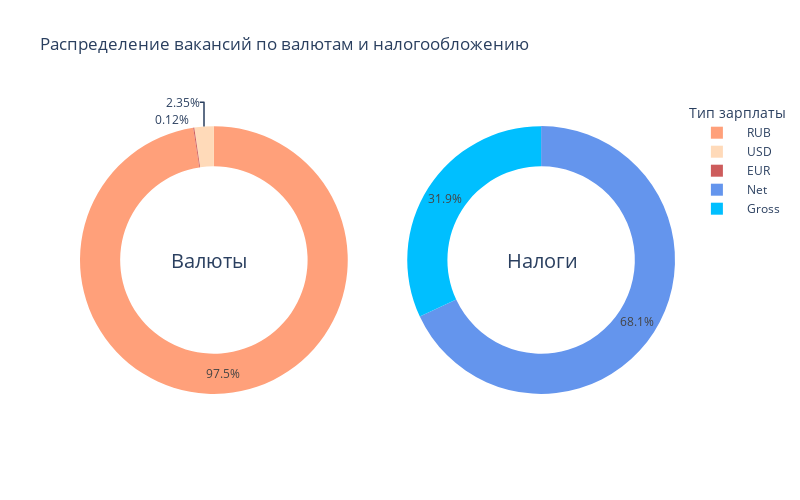

Notebook code cell kept with this figure:
### Markdown cell above
Далее посмотрим различные статистические показатели выборки. Интереснее это будет делать, конечно же, на графиках

### Code cell
# Подсчет количества вакансий по валютам
currency_count = df['salary.currency'].value_counts()

# Подсчет количества вакансий по типу зарплаты
gross_count = df['salary.gross'].value_counts()

# Создание списка фигур для размещения двух диаграмм рядом
fig = go.Figure()

# Добавление первой круговой диаграммы (по валютам)
fig.add_trace(go.Pie(
    labels=['RUB', 'USD', 'EUR'],  # Метки для каждой валюты
    values=currency_count.values,  # Количество вакансий для каждой валюты
    hole=.7,  # Уменьшение размера отверстия внутри диаграммы
    name='Валюты',
    marker=dict(colors=['#FFA07A', '#FFDAB9', '#CD5C5C'], line=dict(width=0)),
    domain=dict(x=[0, 0.45])  # Изменение размера и положения диаграммы на фигуре
))

# Добавление второй круговой диаграммы (по типу зарплаты)
fig.add_trace(go.Pie(
    labels=['Net', 'Gross'],  # Метки для типов зарплаты
    values=gross_count.values,  # Количество вакансий для каждого типа зарплаты
    hole=.7,  # Уменьшение размера отверстия внутри диаграммы
    name='Тип зарплаты',
    marker=dict(colors=['#6495ED', '#00BFFF'], line=dict(width=0)),
    domain=dict(x=[0.55, 1])  # Изменение размера и положения диаграммы на фигуре
))

# Настройка параметров фигуры
fig.update_layout(
    title='Распределение вакансий по валютам и налогообложению',
    width=800,  # Ширина фигуры
    height=500,  # Высота фигуры
    grid=dict(rows=1, columns=2),
    legend=dict(title='Тип зарплаты', 
            traceorder='normal', 
            itemsizing='constant', 
            itemwidth=50),
    annotations=[dict(text='Валюты', x=0.15, y=0.5, font_size=20, showarrow=False),
                 dict(text='Налоги', x=0.84, y=0.5, font_size=20, showarrow=False)]

)

# Вывод фигуры
fig.show()

### Figure 1 — Plotly figure (JSON) as saved in the notebook; plotly's stock layout.template omitted (floating-point values rounded to 4 significant figures)
{"data": [{"domain": {"x": [0, 0.45]}, "hole": 0.7, "labels": ["RUB", "USD", "EUR"], "marker": {"colors": ["#FFA07A", "#FFDAB9", "#CD5C5C"], "line": {"width": 0}}, "name": "Валюты", "type": "pie", "values": [1619, 39, 2]}, {"domain": {"x": [0.55, 1]}, "hole": 0.7, "labels": ["Net", "Gross"], "marker": {"colors": ["#6495ED", "#00BFFF"], "line": {"width": 0}}, "name": "Тип зарплаты", "type": "pie", "values": [1129, 530]}], "layout": {"annotations": [{"font": {"size": 20}, "showarrow": false, "text": "Валюты", "x": 0.15, "y": 0.5}, {"font": {"size": 20}, "showarrow": false, "text": "Налоги", "x": 0.84, "y": 0.5}], "grid": {"columns": 2, "rows": 1}, "height": 500, "legend": {"itemsizing": "constant", "itemwidth": 50, "title": {"text": "Тип зарплаты"}, "traceorder": "normal"}, "title": {"text": "Распределение вакансий по валютам и налогообложению"}, "width": 800}}
